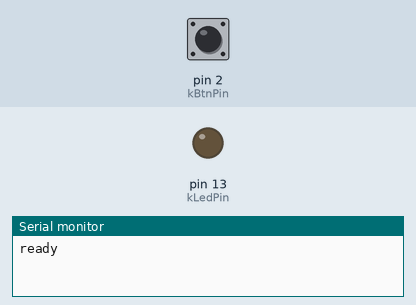
Simulated run of this program. Board: Arduino Uno, built with avr-gcc and run on an emulated ATmega328P. On the bench: output pins drawn as LEDs (lit = HIGH), the last lines printed to the serial monitor. The inputs (shaded band) are chosen by the test bench; at power-on: pin 2 (kBtnPin) HIGH.

Above: at 1.4 s.
1.5 s: pin 2 (kBtnPin) pulled LOW for 0.15 s
At 2.0 s:
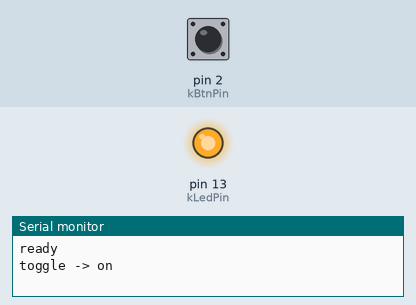
3.1 s: pin 2 (kBtnPin) pulled LOW for 1 s
At 4.4 s:
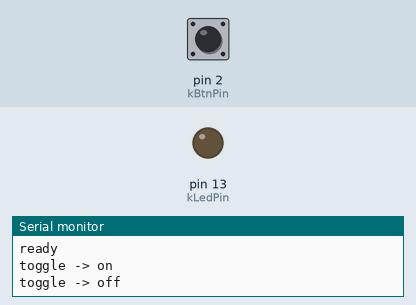
5.6 s: pin 2 (kBtnPin) pulled LOW for 3.2 s
At 6.3 s:
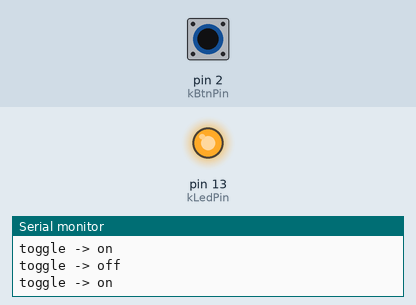
Timing chart, 0 to 8.6 s (numbered marks = the images above; inputs shaded):
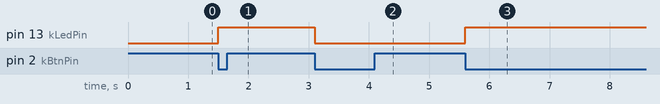

Measured:
- after the input at 1.5 s, pin 13 (kLedPin): LOW → HIGH at once
- after the input at 3.1 s, pin 13 (kLedPin): HIGH → LOW at once
- after the input at 5.6 s, pin 13 (kLedPin): LOW → HIGH at once

The program:

main.cpp
```cpp
// Module 01 — Arduino Uno
// Press the button → toggle the LED. Interrupt-driven with software debounce.
//
// Wiring (no external resistors required for the button — internal pull-up):
//   D2  ── button ── GND
//   D13 ── 220 Ω ── LED ── GND
//
// D2 is one of the two pins on the Uno that supports hardware external
// interrupts (the other is D3).

#include <Arduino.h>

namespace {

constexpr uint8_t kBtnPin = 2;            // INT0
constexpr uint8_t kLedPin = LED_BUILTIN;  // D13
constexpr unsigned long kDebounceMs = 30;

// `volatile` because written by the ISR and read by `loop()`. Without
// `volatile` the compiler may cache the value in a register and miss the update.
volatile bool g_press_pending = false;
volatile unsigned long g_last_isr_ms = 0;

void on_button_press() {
    // Cheap in-ISR debounce: ignore edges within `kDebounceMs` of the last.
    // Real cleanup happens in loop() where we can call `digitalRead`.
    const unsigned long now = millis();
    if (now - g_last_isr_ms < kDebounceMs) return;
    g_last_isr_ms = now;
    g_press_pending = true;
}

}  // namespace

void setup() {
    pinMode(kLedPin, OUTPUT);
    digitalWrite(kLedPin, LOW);
    pinMode(kBtnPin, INPUT_PULLUP);
    attachInterrupt(digitalPinToInterrupt(kBtnPin), on_button_press, FALLING);

    Serial.begin(SERIAL_BAUD);
    delay(200);
    Serial.println(F("ready"));
}

void loop() {
    if (!g_press_pending) return;

    // Confirm the button really is still down (filters fast bounces).
    if (digitalRead(kBtnPin) == LOW) {
        const bool now_on = !digitalRead(kLedPin);
        digitalWrite(kLedPin, now_on ? HIGH : LOW);
        Serial.print(F("toggle -> "));
        Serial.println(now_on ? F("on") : F("off"));
    }

    noInterrupts();
    g_press_pending = false;
    interrupts();
}
```
